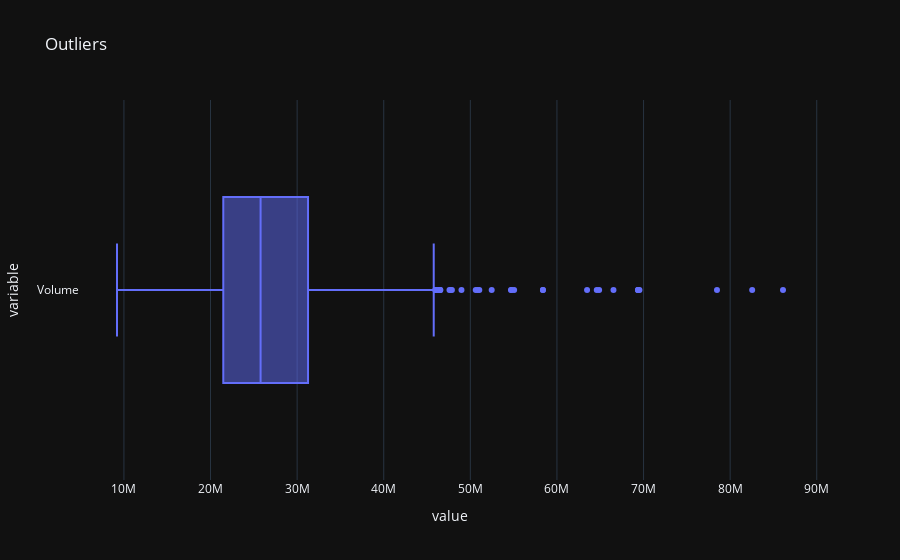

Notebook source saved alongside this figure:
### Code cell
# box plot 2

fig = px.box(bill_df,x=['Volume'], template = 'plotly_dark', 
             title = 'Outliers')
fig.show()

### Figure 1 — Plotly figure (JSON) as saved in the notebook; plotly's stock layout.template omitted (floating-point values rounded to 4 significant figures; data arrays with more than 128 entries replaced by an {"elided": "..."} marker saying what was removed)
{"data": [{"alignmentgroup": "True", "hovertemplate": "value=%{x}<br>variable=%{y}<extra></extra>", "legendgroup": "", "marker": {"color": "#636efa"}, "name": "", "notched": false, "offsetgroup": "", "orientation": "h", "showlegend": false, "type": "box", "x": {"elided": "566 int values"}, "x0": " ", "xaxis": "x", "y": {"elided": "566 str values"}, "y0": " ", "yaxis": "y"}], "layout": {"boxmode": "group", "legend": {"tracegroupgap": 0}, "title": {"text": "Outliers"}, "xaxis": {"anchor": "y", "domain": [0, 1], "title": {"text": "value"}}, "yaxis": {"anchor": "x", "domain": [0, 1], "title": {"text": "variable"}}}}
